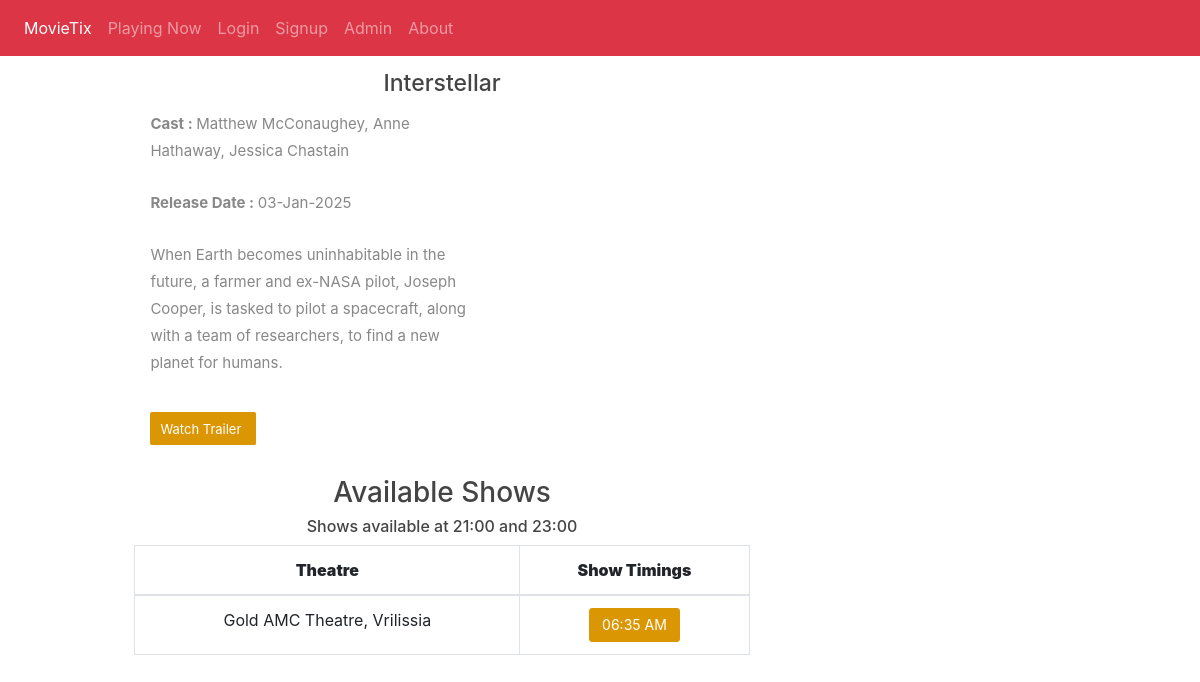
The page /aboutmovie.php?id=12 on the database its author committed.
### tables this page shows
CREATE TABLE `tbl_movie` (
  `movie_id` int(11) NOT NULL,
  `t_id` int(11) NOT NULL COMMENT 'theatre id',
  `movie_name` varchar(255) NOT NULL,
  `cast` varchar(500) NOT NULL,
  `desc` varchar(1000) NOT NULL,
  `release_date` date NOT NULL,
  `image` varchar(200) NOT NULL,
  `video_url` varchar(200) NOT NULL,
  `status` int(1) NOT NULL COMMENT '0 means active '
);

CREATE TABLE `tbl_theatre` (
  `id` int(11) NOT NULL,
  `name` varchar(100) NOT NULL,
  `address` varchar(100) NOT NULL,
  `place` varchar(100) NOT NULL,
  `state` varchar(50) NOT NULL,
  `pin` int(11) NOT NULL
);

CREATE TABLE `tbl_shows` (
  `s_id` int(11) NOT NULL,
  `st_id` int(11) NOT NULL COMMENT 'show time id',
  `theatre_id` int(11) NOT NULL,
  `movie_id` int(11) NOT NULL,
  `start_date` date NOT NULL,
  `status` int(11) NOT NULL COMMENT '1 means show available',
  `r_status` int(11) NOT NULL
);

CREATE TABLE `tbl_show_time` (
  `st_id` int(11) NOT NULL,
  `screen_id` int(11) NOT NULL,
  `name` varchar(40) NOT NULL COMMENT 'noon,second,etc',
  `start_time` time NOT NULL
);

### aboutmovie.php (the view, shortened to what this page needs)
<?php
if (isset($_SESSION["uname"])) {
    include ("view/top.php");
} else {
    include ("view/kalovolos.php");
} ?>
<?php
$db = new Database();
$kalov = $db->connect();
	$qry2=mysqli_query($kalov,"select * from tbl_movie where movie_id='".$_GET['id']."'");
	$movie=mysqli_fetch_array($qry2);
	?>
<div class="content">
	<div class="wrap">
		<div class="content-top">
				<div class="section group">
					<div class="about span_1_of_2">
						<h3 style="color:#444; font-size:23px;" class="text-center"><?php echo $movie['movie_name']; ?></h3>
							<div class="about-top">
								<div class="desc span_3_of_2">
									<p class="p-link" style="font-size:15px"><b>Cast : </b><?php echo $movie['cast']; ?></p>
									<p class="p-link" style="font-size:15px"><b>Release Date : </b><?php echo date('d-M-Y',strtotime($movie['release_date'])); ?></p>
									<p style="font-size:15px"><?php echo $movie['desc']; ?></p>
									<a href="<?php echo $movie['video_url']; ?>" target="_blank" class="watch_but" style="text-decoration:none;">Watch Trailer</a>
								</div>
							</div>
							<?php $s=mysqli_query($kalov,"select DISTINCT theatre_id from tbl_shows where movie_id='".$movie['movie_id']."'");
							if(mysqli_num_rows($s))
							{?>
							<table class="table table-hover table-bordered text-center">
							<h3 style="color:#444;" class="text-center">Available Shows</h3>
							<h6 style="color:#444;" class="text-center">Shows available at 21:00 and 23:00</h6>
								<thead>
										<tr>
											<th class="text-center" style="font-size:16px;"><b>Theatre</b></th>
											<th class="text-center" style="font-size:16px;"><b>Show Timings</b></th>
										</tr>
									</thead>
							<?php
							 while($shw=mysqli_fetch_array($s))
								{
									$t=mysqli_query($kalov,"select * from tbl_theatre where id='".$shw['theatre_id']."'");
									$theatre=mysqli_fetch_array($t);
									?>
									<tbody>
									<tr>
										<td >
											<?php echo $theatre['name'].", ".$theatre['place'];?>
										</td>
										<td>
											<?php $tr=mysqli_query($kalov,"select * from tbl_shows where movie_id='".$movie['movie_id']."' and theatre_id='".$shw['theatre_id']."'");
											while($shh=mysqli_fetch_array($tr))
											{
												$ttm=mysqli_query($kalov,"select  * from tbl_show_time where st_id='".$shh['st_id']."'");
												$ttme=mysqli_fetch_array($ttm);
												?>
												<a href="booking.php?show=<?php echo $shh['s_id'];?>&movie=<?php echo $shh['movie_id'];?>&theatre=<?php echo $shw['theatre_id'];?>"><button class="btn btn-default"><?php echo date('h:i A',strtotime($ttme['start_time']));?></button></a>
												<?php
											}
											?>
										</td>
									</tr>
									</tbody>
									<?php
								}
							?>
						</table>
							<?php
							}
							else
							{
								?>
								<h3 style="color:#444; font-size:23px;" class="text-center">Currently there are no any shows available!</h3>
								<p class="text-center">Please check back later!</p>
								<?php
							}
							?>
					</div>
			</div>
			</div>
	</div>
</div>

### css/styles.css (style rules this page uses)
.wrap { width: 80%; margin: 0 auto; }
.about { display: block; float: left; }
.span_1_of_2 { width: 67.1%; padding: 1.5%; }
.about-top { margin-bottom: 5%; }
.desc { display: block; float: left; margin: 0% 0 0% 2.6%; }
.span_3_of_2 { width: 52.2%; }
.span_3_of_2 p { font-size: 0.8125em; padding: 0.3em 0; color: #888; line-height: 1.8em; }
.watch_but { display: inline-block; background: #db9603; position: relative; border-radius: 2px; font-size: 13px; line-height: 11px; color: #fff; border-bottom: 1px solid #db9603; border-right: 1px solid #db9603; margin: 15px 0 0; padding: 12px 14px 9px 10px; }
.btn-default { background-color: #db9603; border-color: #db9603; color: #fff; padding: 6px 12px; border-radius: 3px; font-size: 14px; line-height: 1.42857143; text-align: center; white-space: nowrap; vertical-align: middle; cursor: pointer; }

### rows shown on the page
tbl_movie: movie_name "Interstellar", cast "Matthew McConaughey, Anne Hathaway, Jessica Chastain", release_date "03-Jan-2025", desc "When Earth becomes uninhabitable in the future, a farmer and ex-NASA pilot, Joseph Cooper, is tasked to pilot a spacecraft, along with a team of researchers, to find a new planet for humans."
tbl_theatre: name "Gold AMC Theatre", place "Vrilissia"
tbl_shows: st.start_time "06:35 AM"
